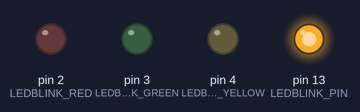
A sketch run on a simulated Arduino Uno, built with avr-gcc and run on an emulated ATmega328P. Parts: output pins drawn as LEDs (lit = HIGH).

Above: at 0.5 s.
At 1.5 s:
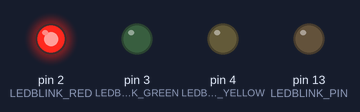
At 2.5 s:
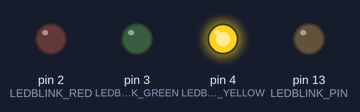
At 3.5 s:
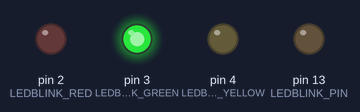
Timing chart, 0 to 5.2 s (numbered marks = the images above):
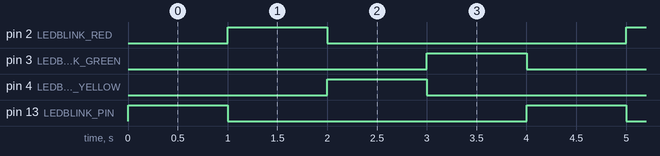

The sketch:

4ledblink.ino
```cpp
#define LEDBLINK_PIN    13    // I/O pin connected to the LED.
#define LEDBLINK_RED    2
#define LEDBLINK_YELLOW    4
#define LEDBLINK_GREEN    3
#define LEDBLINK_MS     1000  // Blink rate (in milliseconds).

void ledBlink();

void setup() {
  // For ledBlink(), set LEDBLINK_PIN to output.
  pinMode(LEDBLINK_PIN, OUTPUT);
  pinMode(LEDBLINK_RED, OUTPUT);
  pinMode(LEDBLINK_YELLOW, OUTPUT);
  pinMode(LEDBLINK_GREEN, OUTPUT);
}

void loop() {
  // Blink the LED to let the user know we are still alive.
  ledBlink();

  // Do something.
}

//
// LED Heartbeat routine by Allen C. Huffman (www.appleause.com)
//
void ledBlink() {
  static unsigned int currentLedIndex = 0;  // Last set LED mode.
  static unsigned int lastLedIndex = 0;  // Last set LED mode.
  static unsigned long ledBlinkTime = 0;
  static unsigned int leds[] = {LEDBLINK_PIN, LEDBLINK_RED, LEDBLINK_YELLOW, LEDBLINK_GREEN};

  if ( (long)(millis()-ledBlinkTime) >= 0 ) {

    digitalWrite(leds[lastLedIndex], LOW);
    digitalWrite(leds[currentLedIndex], HIGH);

    lastLedIndex = currentLedIndex;
    currentLedIndex = (++currentLedIndex) % 4;

    // Reset "next time to toggle" time.
    ledBlinkTime = millis()+LEDBLINK_MS;

  }
}
```

Measured:
- by itself, pin 2 (LEDBLINK_RED), pin 3 (LEDBLINK_GREEN), pin 4 (LEDBLINK_YELLOW), pin 13 (LEDBLINK_PIN): alternates HIGH for 1.0 s and LOW for 3.0 s
- by itself, everything shown: repeats every 4.0 s, in 4 steps
